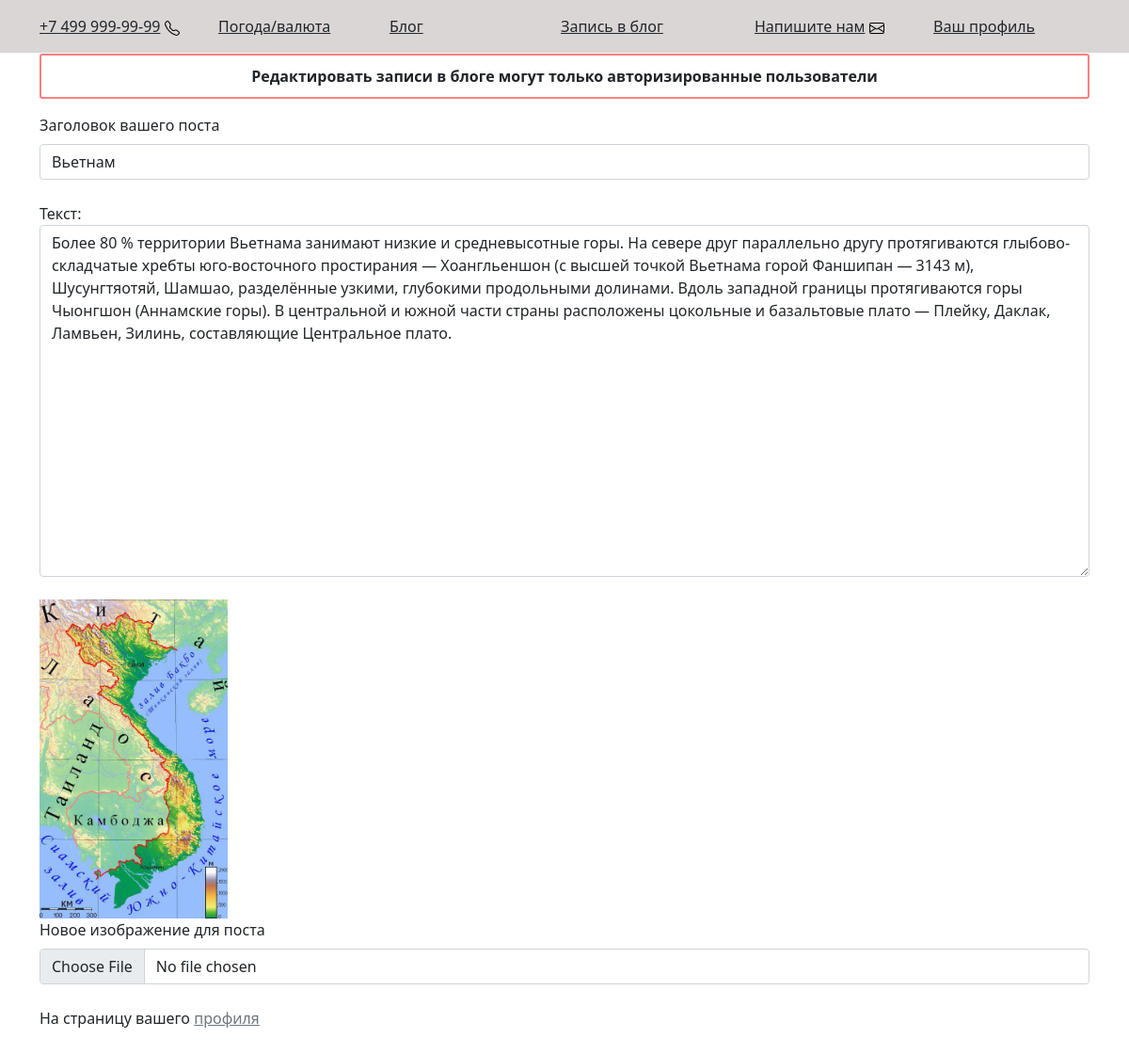
Page /templates/blog/toBlogEdit.php?id=33 on the committed database.
### tables this page shows
CREATE TABLE `posts` (
  `id` int UNSIGNED NOT NULL,
  `title` varchar(255) DEFAULT NULL,
  `text` text,
  `insertedOn` datetime DEFAULT NULL,
  `userId` int UNSIGNED DEFAULT NULL,
  `img` varchar(255) DEFAULT NULL
);

### templates/functions.php (called while the page is built, shortened)
<?php
require_once $_SERVER['DOCUMENT_ROOT'] . '/config/connect.php';
function getMessageBlogForEdit($postId)
{
	global $pdo;
	$postId = (int)$postId;
	$stmt = $pdo->prepare('SELECT posts.id,posts.title,posts.text,posts.insertedOn,posts.userId,posts.img, users.fullname
	FROM posts LEFT JOIN users ON posts.userId = users.id WHERE posts.id = ?');
	$stmt->execute([$postId]);
	$arr = [];
	while ($row = $stmt->fetch())
	{
		$arr[] = $row;
	}
    return $arr;
}

### templates/blog/toBlogEdit.php (the view, shortened to what this page needs)
<?php
require_once $_SERVER['DOCUMENT_ROOT'] . '/config/connect.php';
require_once $_SERVER['DOCUMENT_ROOT'] . '/templates/functions.php';
$getMessageBlogForEdit = getMessageBlogForEdit($_GET['id']);
?>
<!doctype html>
<html lang="ru">
    <?php require $_SERVER['DOCUMENT_ROOT'] . "/templates/head.php"?>
    <body>
        <?php require $_SERVER['DOCUMENT_ROOT'] . "/templates/header.php"?>
        <main>
            <div class="container">
                <div class="row">
                    <div class="col-md">
                        <form action="/templates/blog/toBlogEditHandler.php" method="post" enctype="multipart/form-data">
                            <div><?php if (!isset($_SESSION['user'])) {
                            echo '<p class="msg">' . "Редактировать записи в блоге могут только авторизированные пользователи" . '</p>';}
                            elseif ($_SESSION['user']['id'] != $getMessageBlogForEdit[0]['userId']) {
                                echo '<p class="msg">' . "Разрешено редактировать только свои записи в блоге" . '</p>';}
                            ?></div>
                            <div class="mb-4">
                            <label class="form-label" >Заголовок вашего поста</label>
                            <input type="text" name="titleBlogEdit" placeholder="Введите заговолок" class="form-control"
                            value="<?=$getMessageBlogForEdit[0]['title']?>">
                            </div>
                            <div class="mb-4">
                            <label for="text">Текст:</label><br>
			                <textarea type="text" name="textareaBlogEdit" placeholder="Введите ваш текст" class="form-control"
                            rows="15" cols="45"><?=$getMessageBlogForEdit[0]['text']?></textarea>
                            </div>
                            <div class="mb-4">
                            <img src="<?="/" . $getMessageBlogForEdit[0]['img']?>" alt="" width="200" ><br>
                            <label class="form-label" >Новое изображение для поста</label>
                            <input type="file" name="imageBlogEdit" class="form-control">
                            </div>
                                На страницу вашего <a href="/templates/profile.php" class="text-secondary">профиля</a>
                            </div>
                    </div>
                </div>
        </main>
    </body>
</html>

### styles/main.css (style rules this page uses)
html, body { height: 100%; }
main { padding-bottom: 100px; }
.msg { border: 2px solid #ff7f7f; border-radius: 3px; padding: 10px; text-align: center; font-weight: 700; }

### rows in the picture
posts: titleBlogEdit "Вьетнам", textareaBlogEdit "Более 80 % территории Вьетнама занимают низкие и средневысотные горы. На севере друг параллельно другу протягиваются глыбово-складчатые хребты юго-восточного простирания — Хоангльеншон (с высшей точкой Вьетнама горой Фаншипан — 3143 м), Шусунгтяотяй, Шамшао, разделённые узкими, глубокими продольными долинами. Вдоль западной границы протягиваются горы Чыонгшон (Аннамские горы). В центральной и южной части страны расположены цокольные и базальтовые плато — Плейку, Даклак, Ламвьен, Зилинь, составляющие Центральное плато.", img (picture)
